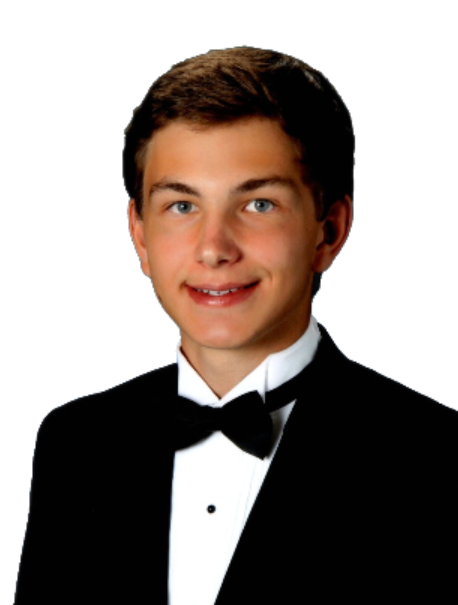
#> input picture images/BruinCardPhoto.PNG, 458 x 605 px, found by its file name
$ python edge_detection.py
#> lines starting #> are read from the running program, lines starting #| are printed output that depends on the picture; after the words box and inside, x2 and y2 are one past the last pixel; in counts of white or black regions, pixels touching at a corner belong together
import numpy as np
import cv2 as cv
from matplotlib import pyplot as plt
import os

img = cv.imread('images/BruinCardPhoto.png', cv.IMREAD_GRAYSCALE)
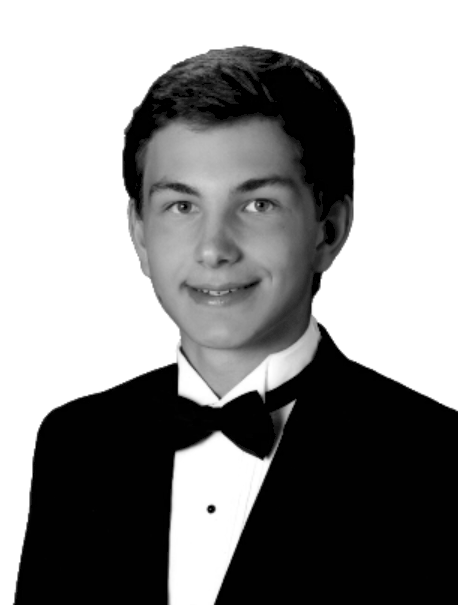
#> img: shape (605, 458); min 0, max 255, mean 144
assert img is not None, "file could not be read, check with os.path.exists()"

edges = cv.Canny(img,100,200)
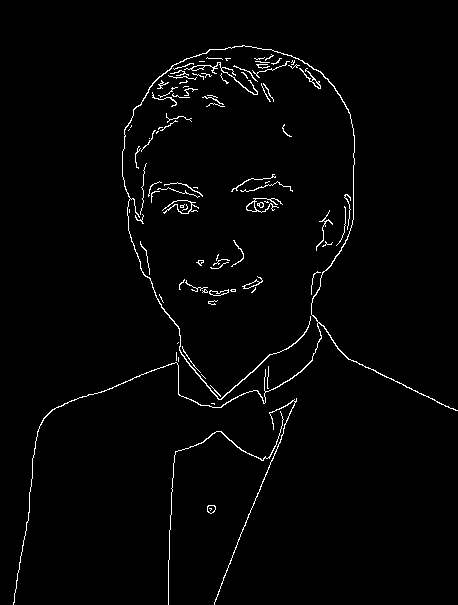
#> edges: shape (605, 458); 1.9% white in thin lines or dots, all inside (x1, y1, x2, y2) = (13, 45, 458, 605)
plt.subplot(121),plt.imshow(img,cmap = 'gray')
plt.title('Original Image'), plt.xticks([]), plt.yticks([])
plt.subplot(122),plt.imshow(edges,cmap = 'gray')
plt.title('Edge Image'), plt.xticks([]), plt.yticks([])
plt.show()
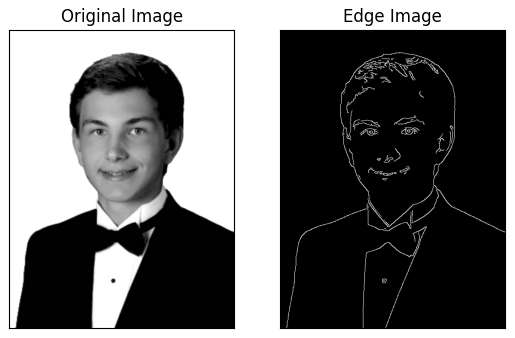
#> figure drawn by matplotlib, 2 panels

$ run again, with images/dominant_color.png copied over images/BruinCardPhoto.PNG
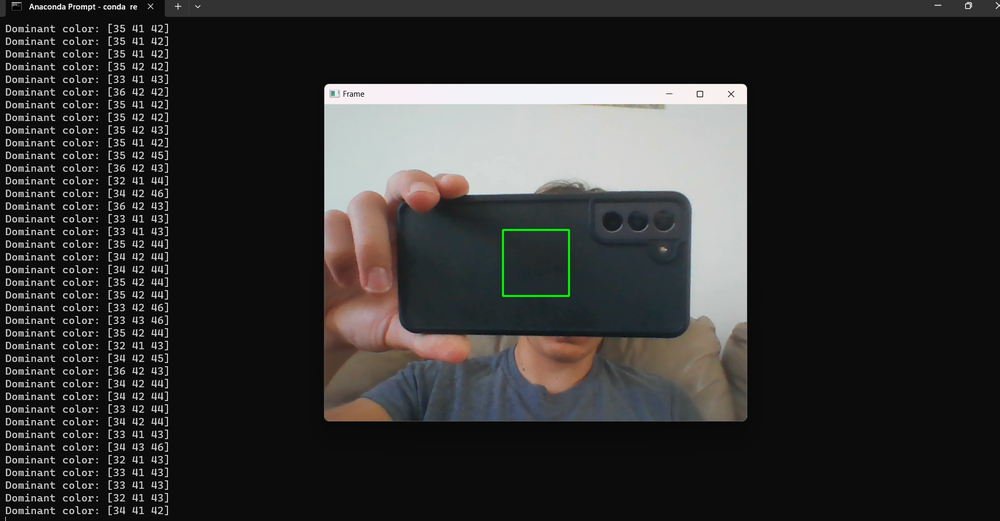
#> input picture images/dominant_color.png, 1000 x 521 px, shrunk from 1893 x 986 before the run, found by its file name
#> `edges = cv.Canny(img,100,200)`:
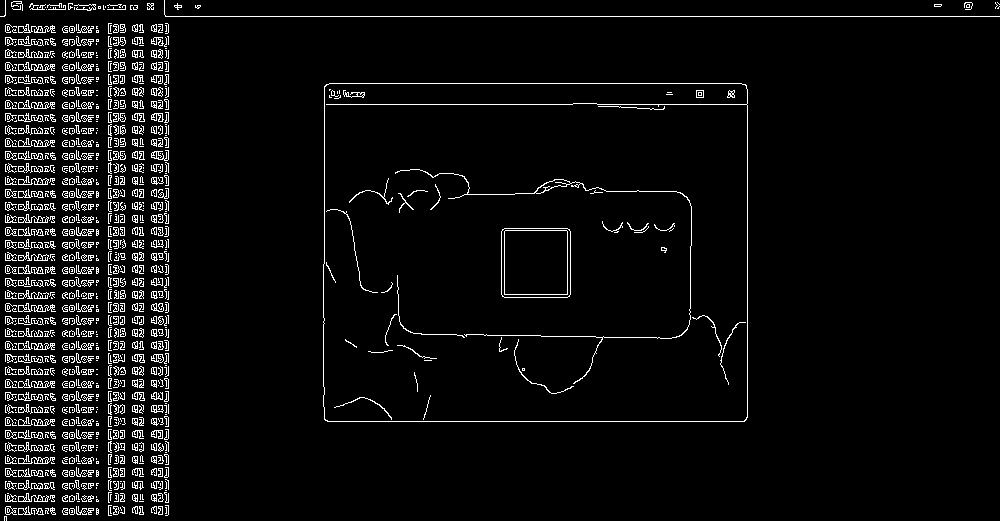
#> edges: shape (521, 1000); 4.9% white in thin lines or dots
#> `plt.show()`:
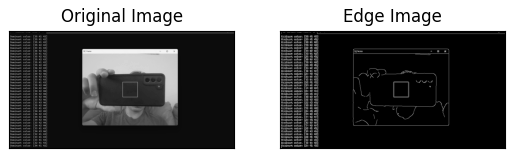
#> figure drawn by matplotlib, 2 panels

$ run again, with images/dominant_color_clusters.png copied over images/BruinCardPhoto.PNG
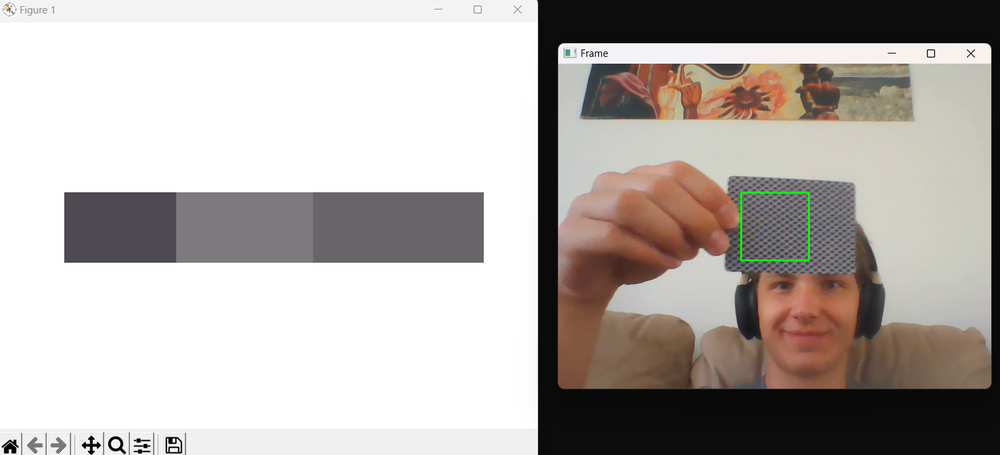
#> input picture images/dominant_color_clusters.png, 1000 x 455 px, shrunk from 1478 x 672 before the run, found by its file name
#> `edges = cv.Canny(img,100,200)`:
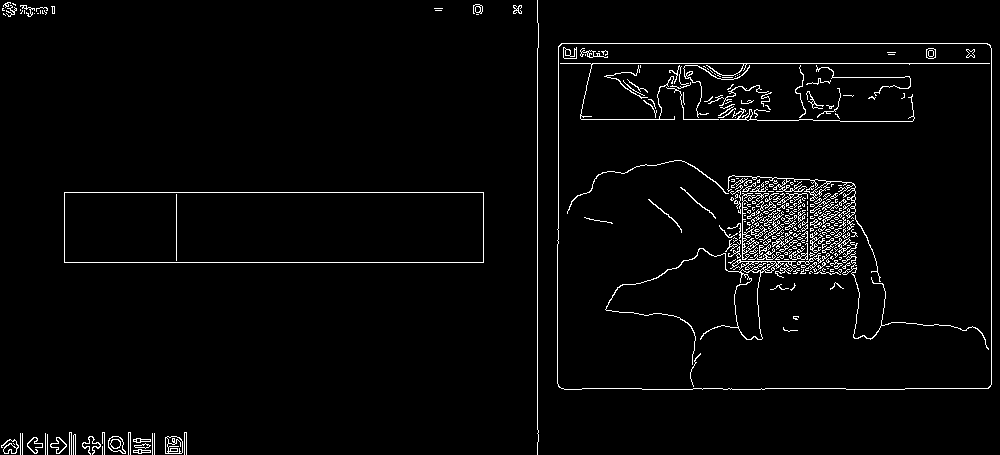
#> edges: shape (455, 1000); 2.9% white in thin lines or dots
#> `plt.show()`:
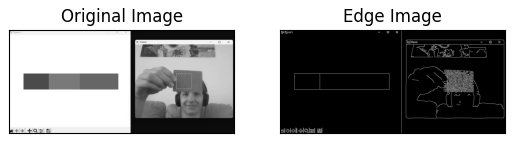
#> figure drawn by matplotlib, 2 panels
